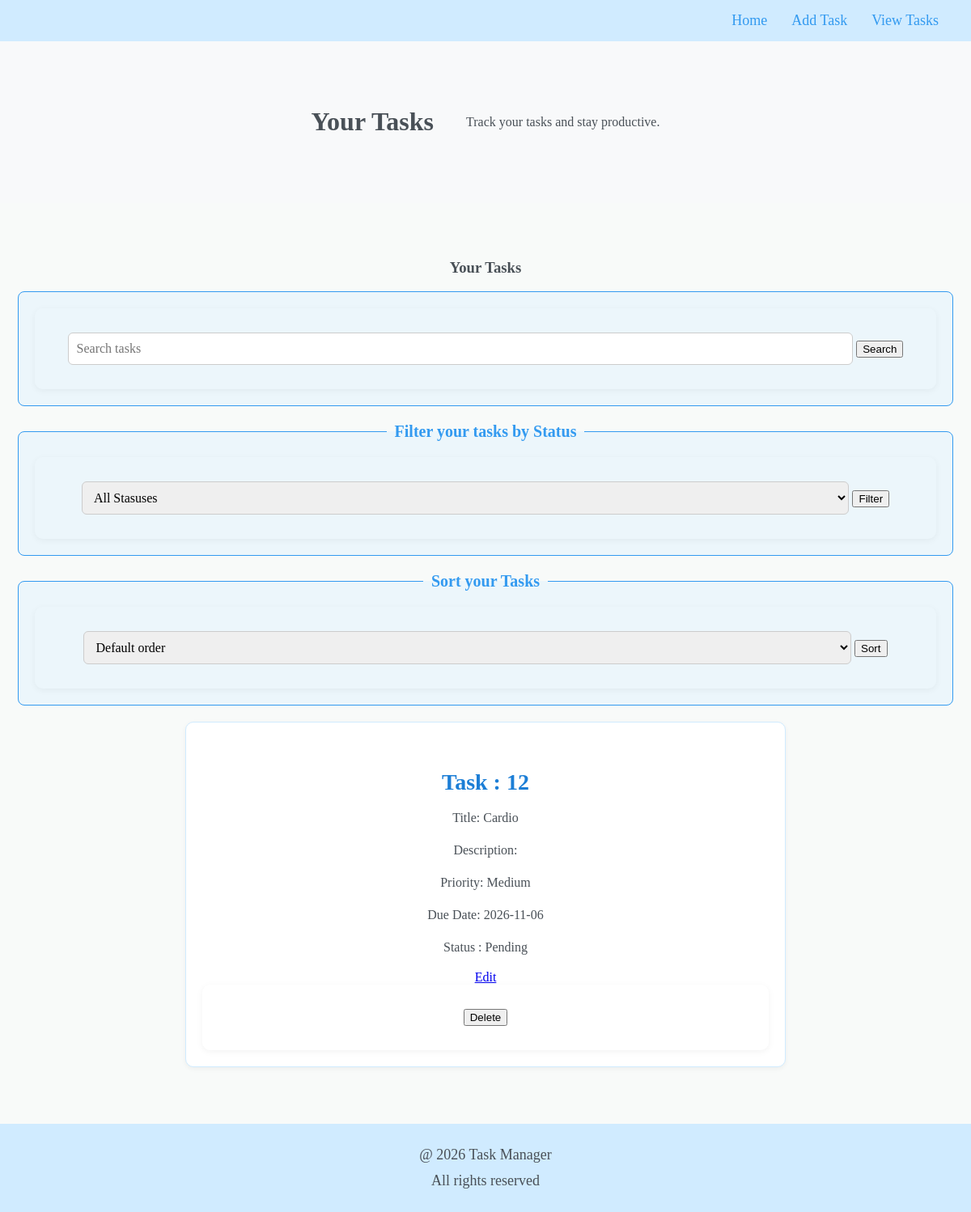
/view_task, run on an earlier commit of the app's database.
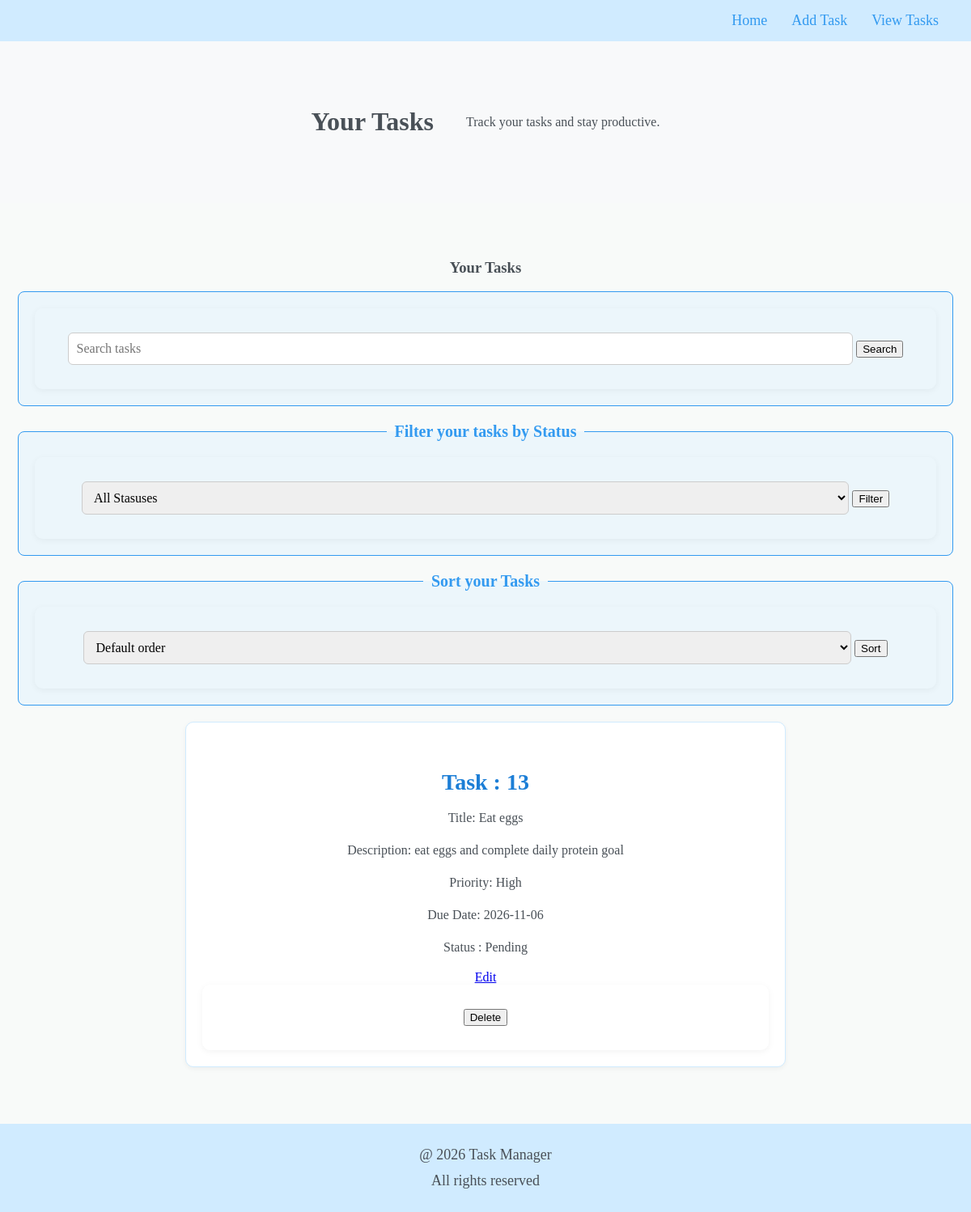
And on a later commit of the database.
### tables this page shows
CREATE TABLE tasks(

        id INTEGER PRIMARY KEY AUTOINCREMENT,
        title TEXT NOT NULL,
        description TEXT DEFAULT 'No description provided',
        priority TEXT NOT NULL 
            CHECK(priority in ('High', 'Medium', 'Low')),
        due_date TEXT DEFAULT NULL,
        status TEXT NOT NULL 
            CHECK(status in ('Pending', 'In Progress', 'Completed'))
    );

### Task-Manager/app.py (the view, shortened to what this page needs)
@app.route('/view_task')
def view_task():
    search = request.args.get('search', '')
    status = request.args.get('status', '')
    sort = request.args.get('sort', '')
    connection = None
    try:
        connection = get_db_connection()
        query = """
            SELECT * FROM tasks
            WHERE title LIKE ?
            AND (? = '' OR status = ?)
        """
        if sort == 'due_asc':
            query += " ORDER BY due_date ASC"
        elif sort == 'due_desc':
            query += " ORDER BY due_date DESC"
        cursor = connection.execute(
            query,
            ('%' + search + '%', status, status)
        )
        tasks = cursor.fetchall()
    except sqlite3.Error as error:
        print('Database error:', error)
        flash('Unable to retrieve tasks.', 'danger')
        tasks = []
    finally:
        if connection:
            connection.close()
    return render_template(
        'view_task.html',
        tasks=tasks,
        search=search,
        status=status,
        sort=sort
    )

### Task-Manager/app.py (called while the page is built)
def get_db_connection():
    connection = sqlite3.connect(DB_PATH)
    connection.row_factory = sqlite3.Row
    return connection

### Task-Manager/templates/view_task.html (shortened to what this page needs)
{% extends "base.html" %}
{% block content %}
<header id="hero">
    <div class="hero-container">
            <h1>Your Tasks</h1>
            <p>Track your tasks and stay productive.</p>
        </div>
</header>
<section id="task-display">
    <h3>Your Tasks</h3>
    <fieldset>
        <form action="{{ url_for('view_task') }}" method="GET">
            <input type="text" name="search" placeholder="Search tasks" value="{{ search }}">
            <button type="submit">Search</button>
        </form>
    </fieldset>
    <fieldset>
        <legend>Filter your tasks by Status</legend>
        <form action="{{url_for('view_task')}}" method="GET">
            <select name="status">
                <option value="">All Stasuses</option>
            </select>
            <button type="submit">Filter</button>
        </form>
    </fieldset>
    <fieldset>
        <legend>Sort your Tasks</legend>
        <form>
            <select name="sort">
                <option value="">Default order</option>
            </select>
             <button type="submit">Sort</button>
        </form>
    </fieldset>
    {% for task in tasks %}
        <article class="task-item">
            <h4>Task : {{ task.id }}</h4>
            <p>Title: {{ task.title }}</p>
            <p>Description: {{ task.description }}</p>
            <p>Priority: {{ task.priority }}</p>
            <p>Due Date: {{ task.due_date }}</p>
            <p>Status : {{task.status}}</p>
            <a href="{{url_for('update_task', task_id=task.id)}}">Edit</a>
            <form  action="{{ url_for('delete_task', task_id=task.id) }}" method="POST">
                <button type="submit">Delete</button>
            </form>
        </article>
    {% else %}
        <p>No tasks available. Add your first task!</p>
    {% endfor %}
</section>
{% endblock %}

### Task-Manager/templates/base.html (shortened to what this page needs)
<!DOCTYPE html>
<html lang="en">
<head>
    <link rel="stylesheet" href="{{ url_for('static', filename='css/style.css') }}">
</head>
<body>
    <nav id="navbar">
        <div class="container">
            <ul class="nav-links">
                <li><a href="{{ url_for('home') }}">Home</a></li>
                <li><a href="{{ url_for('add_task') }}">Add Task</a></li>
                <li><a href="{{ url_for('view_task') }}">View Tasks</a></li>
            </ul>
        </div>
    </nav>
    <main>
        {% block content %}
        {% endblock %}
    </main>
    <footer id="footer">
        <div class="footer-container">
            <p>@ 2026 Task Manager</p>
            <p>All rights reserved</p>
        </div>
    </footer>
</body>
</html>

### Task-Manager/static/css/style.css (style rules this page uses)
body { font-family: 'Poppins','sans-serif'; color: #495057; background-color: #f8faf9; margin:0; }
#navbar { background-color: #d0ebff; padding:15px 40px; }
.nav-links { display: flex; flex-direction: row; justify-content:flex-end; gap:30px; list-style: none; margin: 0; padding: 0; }
.nav-links a { text-decoration: none; color: #339af0; font-weight: 500; font-size:18px ; }
#hero { background-color: #f8f9fa; padding: 60px 20px; display: flex; justify-content: center; }
.hero-container { display: flex; align-items: center; justify-content: center; gap:40px; max-width: 1000px; margin: 0 auto; flex-wrap: wrap; text-align: center; }
form { padding: 30px; border-radius: 10px; box-shadow: 0px 2px 8px rgba(0, 0, 0, 0.05); }
fieldset { border:1px solid #339af0; border-radius: 8px; background-color: rgba(208, 235, 255, 0.3); ; padding:20px; margin-bottom: 20px; }
legend { color:#339af0; font-weight: 600; font-size: 20px; padding: 0 10px; }
input,select,textarea { width: 90%; padding: 10px; border-radius: 6px; border: 1px solid #ccc; font-size:16px; font-family: 'Poppins'; }
#task-display { text-align: center; padding: 50px 20px; }
.task-item { background-color: white; border:1px solid #d0ebff; border-radius: 10px; padding: 20px; max-width: 700px; margin:20px auto ; box-shadow: 0px 2px 6px rgba(0, 0, 0, 0.05); }
.task-item h4 { color: #1c7ed6; margin-bottom: 10px ; font-size:28px; }
.task-item p { color: #495057; font-size: 16px; font-weight: 450; line-height: 1.5; }
#footer { background-color: #d0ebff; padding:20px 0; text-align: center; }
#footer p { font-size:18px; margin:5px 0; font-weight: 500; line-height: 1.5; }

What changed in the data, as far as the page shows it:
removed tasks: id "12", title "Cardio", priority "Medium", due_date "2026-11-06", status "Pending"
added tasks: id "13", title "Eat eggs", description "eat eggs and complete daily protein goal", priority "High", due_date "2026-11-06", status "Pending"
